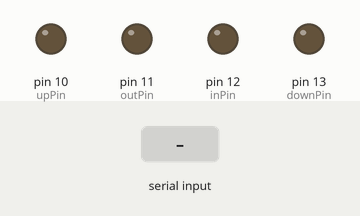
Simulated run of this sketch. Board: Arduino Uno, built with avr-gcc and run on an emulated ATmega328P. On the bench: output pins drawn as LEDs (lit = HIGH). The test bench sets the inputs (shaded band).

Above: at 1.2 s.
1.3 s: "u" received over Serial
At 2.5 s:
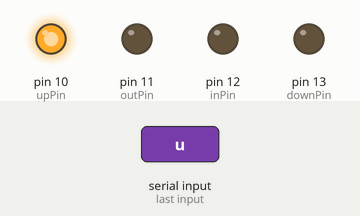
2.8 s: "d" received over Serial
At 3.7 s:
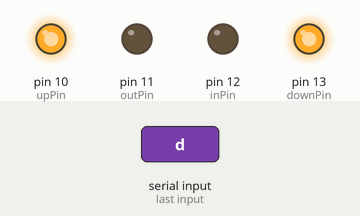
4.3 s: "i" received over Serial
At 4.9 s:
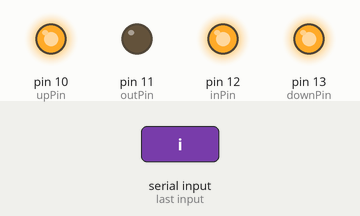
5.8 s: "o" received over Serial
At 7.0 s:
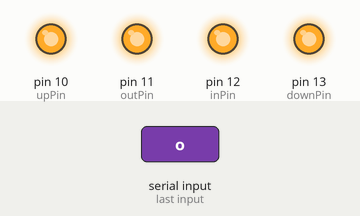
7.3 s: "y" received over Serial
At 8.4 s:
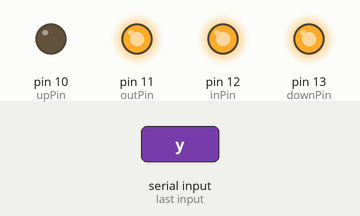
8.8 s: "s" received over Serial
At 9.5 s:
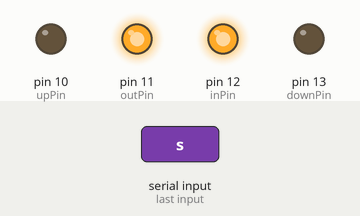
Timing chart, 0 to 11.3 s (numbered marks = the images above; inputs shaded):
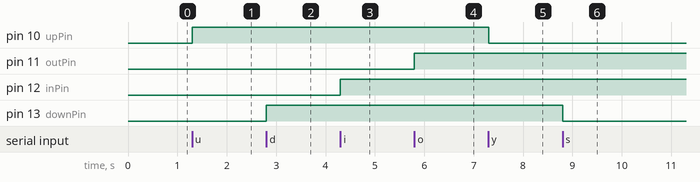

The sketch:

ArduinoCode.ino
```cpp
int downPin = 13;
int inPin = 12;
int outPin = 11;
int upPin = 10;

void setup() {
  pinMode(downPin,OUTPUT);
  pinMode(upPin,OUTPUT);
  pinMode(inPin,OUTPUT);
  pinMode(outPin,OUTPUT);
  digitalWrite(downPin,LOW);
  digitalWrite(upPin,LOW);
  digitalWrite(inPin,LOW);
  digitalWrite(outPin,LOW);

  Serial.begin(9600);
}

void loop() {
  if(Serial.available()){
    char data = Serial.read();
    switch(data){
      case 'u':
        digitalWrite(upPin,HIGH);
        break;
      case 'd':
        digitalWrite(downPin,HIGH);
        break;
      case 'i':
        digitalWrite(inPin,HIGH);
        break;
      case 'o':
        digitalWrite(outPin,HIGH);
        break;
      case 'y':
        digitalWrite(upPin,LOW);
        break;
      case 's':
        digitalWrite(downPin,LOW);
        break;
      case 'k':
        digitalWrite(inPin,LOW);
        break;
      case 'p':
        digitalWrite(outPin,LOW);
        break;
      default:
        break;
    }
  }
}
```

Measured:
- after the input at 1.3 s, pin 10 (upPin): LOW → HIGH at once
- after the input at 2.8 s, pin 13 (downPin): LOW → HIGH at once
- after the input at 4.3 s, pin 12 (inPin): LOW → HIGH at once
- after the input at 5.8 s, pin 11 (outPin): LOW → HIGH at once
- after the input at 7.3 s, pin 10 (upPin): HIGH → LOW at once
- after the input at 8.8 s, pin 13 (downPin): HIGH → LOW at once
